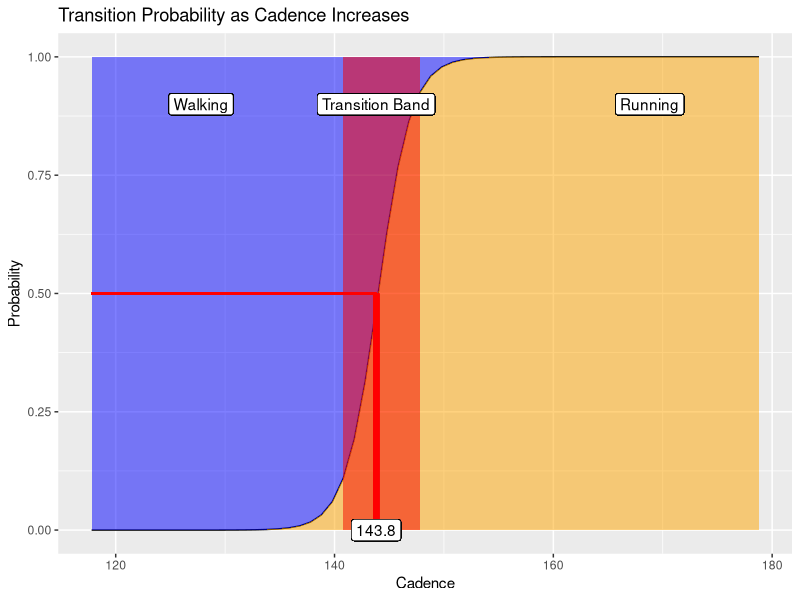

This chart was generated by the following R code: (Note: this script raises an error after producing the figure.)
library(tidyverse)  
library(GGally)
library(caret)
library(forcats)
options(scipen=999)
kidsraw = read_csv("Predict_Running_Transition_Final.csv")



#### Logistic Regression


kids = kidsraw %>%
  filter(Transitioned_FullStage==1) %>%
  mutate_if(is.character,as.factor)

names(kids)

# ggpairs(kids[,-c(1)])

kidsnofac = kids%>%select(-id,-Sex,-Agecat,-Race,-Obesecat,-Walk_Stage,-Run_Stage,-Transitioned, -Transitioned_FullStage)
# 
# 
# descrCor = cor(kidsnofac)>.9
# highCorr <- sum(abs(descrCor[upper.tri(descrCor)]) > .9)
# summary(descrCor[upper.tri(descrCor)])
# 
# names(kidsnofac)
# 
# highlyCorDescr <- findCorrelation(descrCor, cutoff = .9)
# filteredDescr <- kidsnofac[,-highlyCorDescr]
# 
# str(filteredDescr)
# 
# descrCor2 <- cor(filteredDescr)
# summary(descrCor2[upper.tri(descrCor2)])
# 
# kidsfinal = filteredDescr %>% bind_cols(kids%>%select(id,Sex,Agecat,Race,Obesecat,Walk_Stage,Run_Stage,Transitioned, Transitioned_FullStage))
# ## HeightCMAvg -- SittingHeightAvg, Leglength
# ## WeightKGAvg -- WaistAvg
# setdiff(names(kids),names(kidsfinal))

dim(kids)
names(kidsnofac)
comboInfo = findLinearCombos(kidsnofac)

kidsnofac = kidsnofac[, -comboInfo$remove]
dim(kidsnofac)

## $linearCombos[[1]]
# [1] 6 2 5
#  Leglength, Height, Sitting height
# $linearCombos[[2]]
# [1] 13 12
#  first run and last full stage
# $linearCombos[[3]]
# [1] 14 11
# walk speed and last walk
# $linearCombos[[4]]
# [1] 17 16
#  , Walk_METSAdult, Walk_VO2mlkgmin 
# $linearCombos[[5]]
# [1] 21 12
# run speed, first run
# $linearCombos[[6]]
# [1] 24 23
# Run_METSAdult, Run_VO2mlkgmin <dbl>
# 
# $remove
# [1]  6 13 14 17 21 24
# leg length, last full stage, walk speed, Walk_METSAdult, Run_Speed, Run_METSAdult
####

descrCor = cor(kidsnofac)>.9
highCorr <- sum(abs(descrCor[upper.tri(descrCor)]) > .9)
summary(descrCor[upper.tri(descrCor)])
# 
names(kidsnofac)
# 
highlyCorDescr <- findCorrelation(descrCor, cutoff = .9)
# filteredDescr <- kidsnofac[,-highlyCorDescr]


filteredDescr <- kidsnofac[,-c(4,5,8,10,14,15,20)]

dim(filteredDescr)

# [1]  4  2  8 10 14 15 20
# waistavg, height, bmiperc, lastwalk, walk_mets_youth2, run_metsyouth2

# 
# str(filteredDescr)
# 
# descrCor2 <- cor(filteredDescr)
# summary(descrCor2[upper.tri(descrCor2)])
# 
# kidsfinal = filteredDescr %>% bind_cols(kids%>%select(id,Sex,Agecat,Race,Obesecat,Walk_Stage,Run_Stage,Transitioned, Transitioned_FullStage))
# ## HeightCMAvg -- SittingHeightAvg, Leglength
# ## WeightKGAvg -- WaistAvg
# setdiff(names(kids),names(kidsfinal))

names(filteredDescr)

kidsfac = kids%>%select(Sex,Agecat,Race,Obesecat,Walk_Stage,Run_Stage,Transitioned, Transitioned_FullStage)

kidsbound = cbind(filteredDescr,kidsfac) %>% as_tibble()

## use run cadence as the dependent variable -- took walk cadence out

kidsfinal = kidsbound[,-c(7,11,16,17,19:22)] ## for walk_cadence
kidsfinal = kidsbound[,-c(7,8,16,17,19:22)] ## for run_cadence

#### Logistic Regression Interpretable

logdata= kidsbound %>%
  # select(Age,HeightCMAvg,WeightKGAvg,Walk_Cadence,Run_Cadence,Sex,BMIz) %>%
  gather(WalkOrRun,Cadence,c(Walk_Cadence,Run_Cadence)) %>%
  mutate(WalkOrRun=case_when(
    WalkOrRun=="Run_Cadence" ~ 1,
    WalkOrRun=="Walk_Cadence" ~ 0)
  ) %>%
  mutate(WalkOrRun=as.factor(WalkOrRun)) %>%
  select(-c(FirstRun,Agecat,Walk_Stage,Run_Stage,Transitioned,Transitioned_FullStage))

summary(logdata)

## Full Model - doesn't work
logmodel=glm(WalkOrRun~., data=logdata,family=binomial(link="logit"))
summary(logmodel)


## origional full model was fully determined
logdatasub = logdata %>% 
  select(-c(starts_with("Walk_"),starts_with("Run_")))

## Full Model
logmodel=glm(WalkOrRun~., data=logdatasub,family=binomial(link="logit"))
summary(logmodel)

## remove race
logmodel=glm(WalkOrRun~Age+HeightCMAvg+WeightKGAvg+Tanita.Avg+BMIcont+BMIz+Sex+Obesecat+Cadence, data=logdatasub,family=binomial(link="logit"))
summary(logmodel)

## remove obese cat
logmodel=glm(WalkOrRun~Age+HeightCMAvg+WeightKGAvg+Tanita.Avg+BMIcont+BMIz+Sex+Cadence, data=logdatasub,family=binomial(link="logit"))
summary(logmodel)

## remove bmicont
logmodel=glm(WalkOrRun~Age+HeightCMAvg+WeightKGAvg+Tanita.Avg+BMIz+Sex+Cadence, data=logdatasub,family=binomial(link="logit"))
summary(logmodel)

## remove sex
logmodel=glm(WalkOrRun~Age+HeightCMAvg+WeightKGAvg+Tanita.Avg+BMIz+Cadence, data=logdatasub,family=binomial(link="logit"))
summary(logmodel)

## remove tanita
logmodel=glm(WalkOrRun~Age+HeightCMAvg+WeightKGAvg+BMIz+Cadence, data=logdatasub,family=binomial(link="logit"))
summary(logmodel)


##### Second look
## remove bmicont
logmodel=glm(WalkOrRun~Age+HeightCMAvg+WeightKGAvg+Tanita.Avg+BMIz+Sex+Obesecat+Cadence, data=logdatasub,family=binomial(link="logit"))
summary(logmodel)
## remove obesecat
logmodel=glm(WalkOrRun~Age+HeightCMAvg+WeightKGAvg+Tanita.Avg+BMIz+Sex+Cadence, data=logdatasub,family=binomial(link="logit"))
summary(logmodel)
## remove sex
logmodel=glm(WalkOrRun~Age+HeightCMAvg+WeightKGAvg+Tanita.Avg+BMIz+Cadence, data=logdatasub,family=binomial(link="logit"))
summary(logmodel)
## remove tanita
logmodel=glm(WalkOrRun~Age+HeightCMAvg+WeightKGAvg+BMIz+Cadence, data=logdatasub,family=binomial(link="logit"))
summary(logmodel)

logmodel=glm(WalkOrRun~Age+HeightCMAvg+WeightKGAvg+BMIz+Cadence, data=logdata,family=binomial(link="logit"))
summary(logmodel)


testingdata = 
  logdata %>%
  summarise(Age = mean(Age), HeightCMAvg = mean(HeightCMAvg), WeightKGAvg = mean(WeightKGAvg),BMIz = mean(BMIz))

pymin=min(logdata$Cadence)-20
pymax=max(logdata$Cadence)+20

nextdata = 
  expand.grid(Age = testingdata$Age, 
              HeightCMAvg = testingdata$HeightCMAvg,
              WeightKGAvg = testingdata$WeightKGAvg, 
              BMIz = testingdata$BMIz,
              Cadence = seq(min(logdata$Cadence),max(logdata$Cadence),1)) %>% 
  as_tibble() 

nextdata = nextdata %>%
  mutate(predictions = predict.glm(logmodel, newdata = nextdata , type = "response")) 

cut =
nextdata %>%
  mutate(close = abs(.5-predictions)) %>% 
  arrange(close) %>%
  filter(row_number()==1)
cut = cut$Cadence

cuthigh=
  nextdata %>%
  mutate(close = abs(.9-predictions)) %>% 
  arrange(close) %>%
  filter(row_number()==1)
cuthigh = cuthigh$Cadence

cutlow=
  nextdata %>%
  mutate(close = abs(.1-predictions)) %>% 
  arrange(close) %>%
  filter(row_number()==1)
cutlow = cutlow$Cadence


nextdata %>%
  ggplot(aes(x=Cadence,y=predictions)) +
  geom_line() +
  # geom_hline(yintercept = c(0,1)) +
  geom_ribbon(aes(ymin = 0, ymax = predictions), fill = "orange", alpha = .5) +
  geom_ribbon(aes(ymin = predictions, ymax = 1), fill = "blue", alpha = .5) +
  geom_segment(aes(x= cut, y = 0, xend = cut, yend = .5), color = "red", size = 2) +
  geom_segment(aes(x= cut, y = .5, xend = min(nextdata$Cadence ), yend = .5), color = "red", size = 1) +
  geom_rect(aes(xmin=cutlow, xmax=cuthigh, ymin=0, ymax=1),alpha=.01,fill="red") +
  geom_label(aes(x=min(nextdata$Cadence+10),y=.9, label = "Walking")) +
  geom_label(aes(x=max(nextdata$Cadence-10),y=.9, label = "Running")) +
  geom_label(aes(x=cut,y=0, label = cut)) +
  geom_label(aes(x=cut,y=.9, label = "Transition Band")) +
  labs(x = "Cadence", y = "Probability", title = "Transition Probability as Cadence Increases") 



#######################################


testingdata = 
  logdata %>%
  summarise(Age = mean(Age), HeightCMAvg = mean(HeightCMAvg), WeightKGAvg = mean(WeightKGAvg),BMIz = mean(BMIz))

nextdata = 
  expand.grid(Age = testingdata$Age, 
              HeightCMAvg = testingdata$HeightCMAvg,
              WeightKGAvg = testingdata$WeightKGAvg, 
              BMIz = testingdata$BMIz, 
              Sex = c("M","F"),
              Cadence = seq(min(logdata$Cadence),max(logdata$Cadence),1)) 

nextdata %>% 
  as_tibble() %>%
  mutate(predictions = predict.glm(logmodel, newdata = nextdata , type = "response")) %>%
  group_by(Sex) %>%
  filter(predictions>.2&predictions<.8)

####################################################
library(caret)
preds = predict.lm(bestmod,newdata = kidsfinal)
postResample(preds, kidsfinal$Run_Cadence)


kidsfinal$Run_METSYouth1
cor(kidsfinal$Tanita.Avg,kidsfinal$BMIz)

library(car)
residualPlots(bestmod)
qqPlot(bestmod, distribution = "norm")


kidsfinal$predictions = predict.lm(bestmod,data = kidsfinal)

####  Visualize Run Cadence based on Age Group and Height Tertile
dodge=position_dodge(width=.5)
kidsfinal %>% mutate(AgeGroup=cut(Age,breaks=c(5,9,12,16,21),labels=c("6-9","10-12","13-16","17-20"))) %>%
  group_by(AgeGroup) %>%  mutate(HeightTertile=ntile(HeightCMAvg,3) )  %>% 
  mutate(HeightTertile=case_when(HeightTertile==1 ~ "Low",HeightTertile==2 ~ "Medium",HeightTertile==3 ~ "High")) %>% 
  mutate(HeightTertile=fct_relevel(HeightTertile,"Low","Medium","High")) %>%
  select (AgeGroup, HeightTertile, Run_Cadence, predictions) %>%
  group_by(AgeGroup, HeightTertile) %>%
  # summarise(RunCadence=mean(Run_Cadence), upperbound=mean(Run_Cadence)+sd(Run_Cadence),lowerbound=mean(Run_Cadence)-sd(Run_Cadence)) %>%
  summarise(PredRunCadence=mean(predictions), upperbound=mean(predictions)+sd(predictions),lowerbound=mean(predictions)-sd(predictions)) %>%
  # ggplot(aes(x=AgeGroup,y=RunCadence, color=HeightTertile),position = dodge) + geom_point(position = dodge) + geom_errorbar(aes(ymin=lowerbound,ymax=upperbound),position = dodge) 
  
  ggplot(aes(x=AgeGroup,y=PredRunCadence, color=HeightTertile),position = dodge) + 
  geom_errorbar(aes(ymin=lowerbound,ymax=upperbound),position = dodge, size = 2.5) +
  geom_point(position = dodge, size =4) +
  ylab("Predicted Transition Cadence") + xlab("Age") + 
  scale_color_discrete("Height Tertile") +
  ggtitle("Predicted Transition Cadence by Age over Height")


dodge=position_dodge(width=.5)
kidsfinal %>% mutate(AgeGroup=cut(Age,breaks=c(5,9,12,16,21),labels=c("6-9","10-12","13-16","17-20"))) %>%
  group_by(AgeGroup) %>% mutate(WeightTertile=ntile(WeightKGAvg,3) )  %>% 
  mutate(WeightTertile=case_when(WeightTertile==1 ~ "Low",WeightTertile==2 ~ "Medium",WeightTertile==3 ~ "High")) %>%
  mutate(WeightTertile=fct_relevel(WeightTertile,"Low","Medium","High")) %>%
  select (AgeGroup, WeightTertile, Run_Cadence, predictions) %>%
  group_by(AgeGroup, WeightTertile) %>% 
  # summarise(RunCadence=mean(Run_Cadence), upperbound=mean(Run_Cadence)+sd(Run_Cadence),lowerbound=mean(Run_Cadence)-sd(Run_Cadence)) %>%
  summarise(PredRunCadence=mean(predictions), upperbound=mean(predictions)+sd(predictions),lowerbound=mean(predictions)-sd(predictions)) %>%
  # ggplot(aes(x=AgeGroup,y=RunCadence, color=HeightTertile),position = dodge) + geom_point(position = dodge) + geom_errorbar(aes(ymin=lowerbound,ymax=upperbound),position = dodge) 
  ggplot(aes(x=AgeGroup,y=PredRunCadence, color=WeightTertile),position = dodge) + 
  geom_errorbar(aes(ymin=lowerbound,ymax=upperbound),position = dodge, size = 2.5) +
  geom_point(position = dodge, size = 4) +
  ylab("Predicted Transition Cadence") + xlab("Age") + 
  scale_color_discrete("Weight Tertile") +
  ggtitle("Predicted Transition Cadence by Age over Weight")

dodge=position_dodge(width=.5)
kidsfinal %>% mutate(AgeGroup=cut(Age,breaks=c(5,9,12,16,21),labels=c("6-9","10-12","13-16","17-20"))) %>%
  group_by(AgeGroup) %>% mutate(BMITertile=ntile(BMIz,3) )  %>% 
  mutate(BMITertile=case_when(BMITertile==1 ~ "Low",BMITertile==2 ~ "Medium",BMITertile==3 ~ "High")) %>%
  mutate(BMITertile=fct_relevel(BMITertile,"Low","Medium","High")) %>%
  select (AgeGroup, BMITertile, Run_Cadence, predictions) %>%
  group_by(AgeGroup, BMITertile) %>% 
  # summarise(RunCadence=mean(Run_Cadence), upperbound=mean(Run_Cadence)+sd(Run_Cadence),lowerbound=mean(Run_Cadence)-sd(Run_Cadence)) %>%
  summarise(PredRunCadence=mean(predictions), upperbound=mean(predictions)+sd(predictions),lowerbound=mean(predictions)-sd(predictions)) %>%
  # ggplot(aes(x=AgeGroup,y=RunCadence, color=HeightTertile),position = dodge) + geom_point(position = dodge) + geom_errorbar(aes(ymin=lowerbound,ymax=upperbound),position = dodge) 
  ggplot(aes(x=AgeGroup,y=PredRunCadence, color=BMITertile),position = dodge) + 
  geom_errorbar(aes(ymin=lowerbound,ymax=upperbound),position = dodge, size = 2.5) +
  geom_point(position = dodge, size = 4) +
  ylab("Predicted Transition Cadence") + xlab("Age") + 
  scale_color_discrete("BMIz Tertile") +
  ggtitle("Predicted Transition Cadence by Age over BMIz")

dodge=position_dodge(width=.5)
kidsfinal %>% mutate(HeightTertile=ntile(HeightCMAvg,3) )  %>% 
  mutate(HeightTertile=case_when(HeightTertile==1 ~ "Low",HeightTertile==2 ~ "Medium",HeightTertile==3 ~ "High")) %>% 
  mutate(HeightTertile=fct_relevel(HeightTertile,"Low","Medium","High")) %>%
  group_by(HeightTertile) %>% mutate(BMITertile=ntile(BMIz,3) )  %>% 
  mutate(BMITertile=case_when(BMITertile==1 ~ "Low",BMITertile==2 ~ "Medium",BMITertile==3 ~ "High")) %>%
  mutate(BMITertile=fct_relevel(BMITertile,"Low","Medium","High")) %>%
  select (HeightTertile, BMITertile, Run_Cadence, predictions) %>%
  group_by(HeightTertile, BMITertile) %>% 
  # summarise(RunCadence=mean(Run_Cadence), upperbound=mean(Run_Cadence)+sd(Run_Cadence),lowerbound=mean(Run_Cadence)-sd(Run_Cadence)) %>%
  summarise(PredRunCadence=mean(predictions), upperbound=mean(predictions)+sd(predictions),lowerbound=mean(predictions)-sd(predictions)) %>%
  # ggplot(aes(x=AgeGroup,y=RunCadence, color=HeightTertile),position = dodge) + geom_point(position = dodge) + geom_errorbar(aes(ymin=lowerbound,ymax=upperbound),position = dodge) 
  ggplot(aes(x=HeightTertile,y=PredRunCadence, color=BMITertile),position = dodge) + 
  geom_errorbar(aes(ymin=lowerbound,ymax=upperbound),position = dodge, size = 2.5) +
  geom_point(position = dodge, size = 4) +
  ylab("Predicted Transition Cadence") + xlab("Height Tertile") + 
  scale_color_discrete("BMIz Tertile") +
  ggtitle("Predicted Transition Cadence by Height over BMIz")

dodge=position_dodge(width=.5)
kidsfinal %>% mutate(WeightTertile=ntile(WeightKGAvg,3) )  %>% 
  mutate(WeightTertile=case_when(WeightTertile==1 ~ "Low",WeightTertile==2 ~ "Medium",WeightTertile==3 ~ "High")) %>% 
  mutate(WeightTertile=fct_relevel(WeightTertile,"Low","Medium","High")) %>%
  group_by(WeightTertile) %>% mutate(BMITertile=ntile(BMIz,3) )  %>% 
  mutate(BMITertile=case_when(BMITertile==1 ~ "Low",BMITertile==2 ~ "Medium",BMITertile==3 ~ "High")) %>%
  mutate(BMITertile=fct_relevel(BMITertile,"Low","Medium","High")) %>%
  select (WeightTertile, BMITertile, Run_Cadence, predictions) %>%
  group_by(WeightTertile, BMITertile) %>% 
  summarise(RunCadence=mean(Run_Cadence), upperbound=mean(Run_Cadence)+sd(Run_Cadence),lowerbound=mean(Run_Cadence)-sd(Run_Cadence)) %>%
  #summarise(PredRunCadence=mean(predictions), upperbound=mean(predictions)+sd(predictions),lowerbound=mean(predictions)-sd(predictions)) %>%
  ggplot(aes(x=WeightTertile,y=RunCadence, color=BMITertile),position = dodge) + 
  #ggplot(aes(x=WeightTertile,y=PredRunCadence, color=BMITertile),position = dodge) + 
  geom_errorbar(aes(ymin=lowerbound,ymax=upperbound),position = dodge, size = 2.5) +
  geom_point(position = dodge, size = 4) +
  ylab("Predicted Transition Cadence") + xlab("Weight Tertile") + 
  scale_color_discrete("BMIz Tertile") +
  ggtitle("Predicted Transition Cadence by Weight over BMIz")
